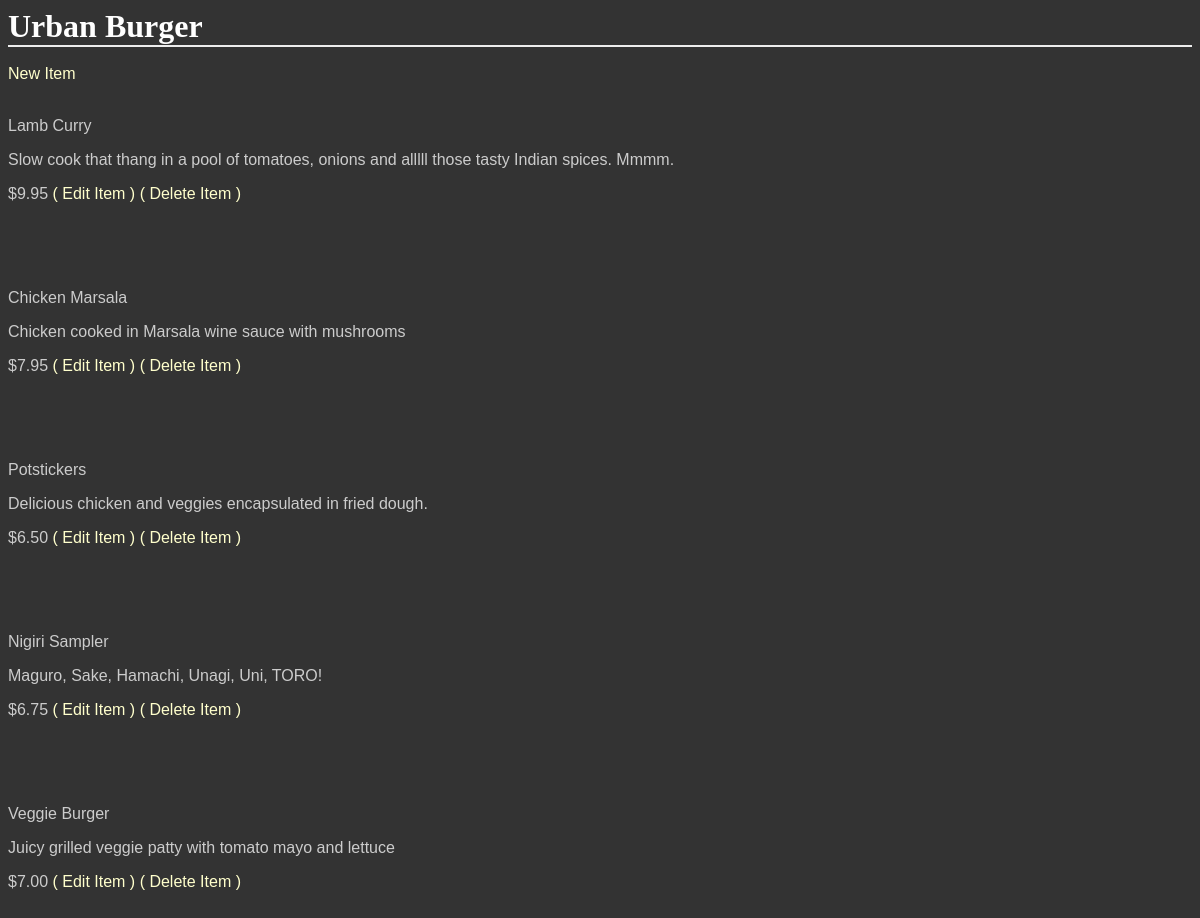
The page /GetShopItems/6/ on the database as committed earlier.
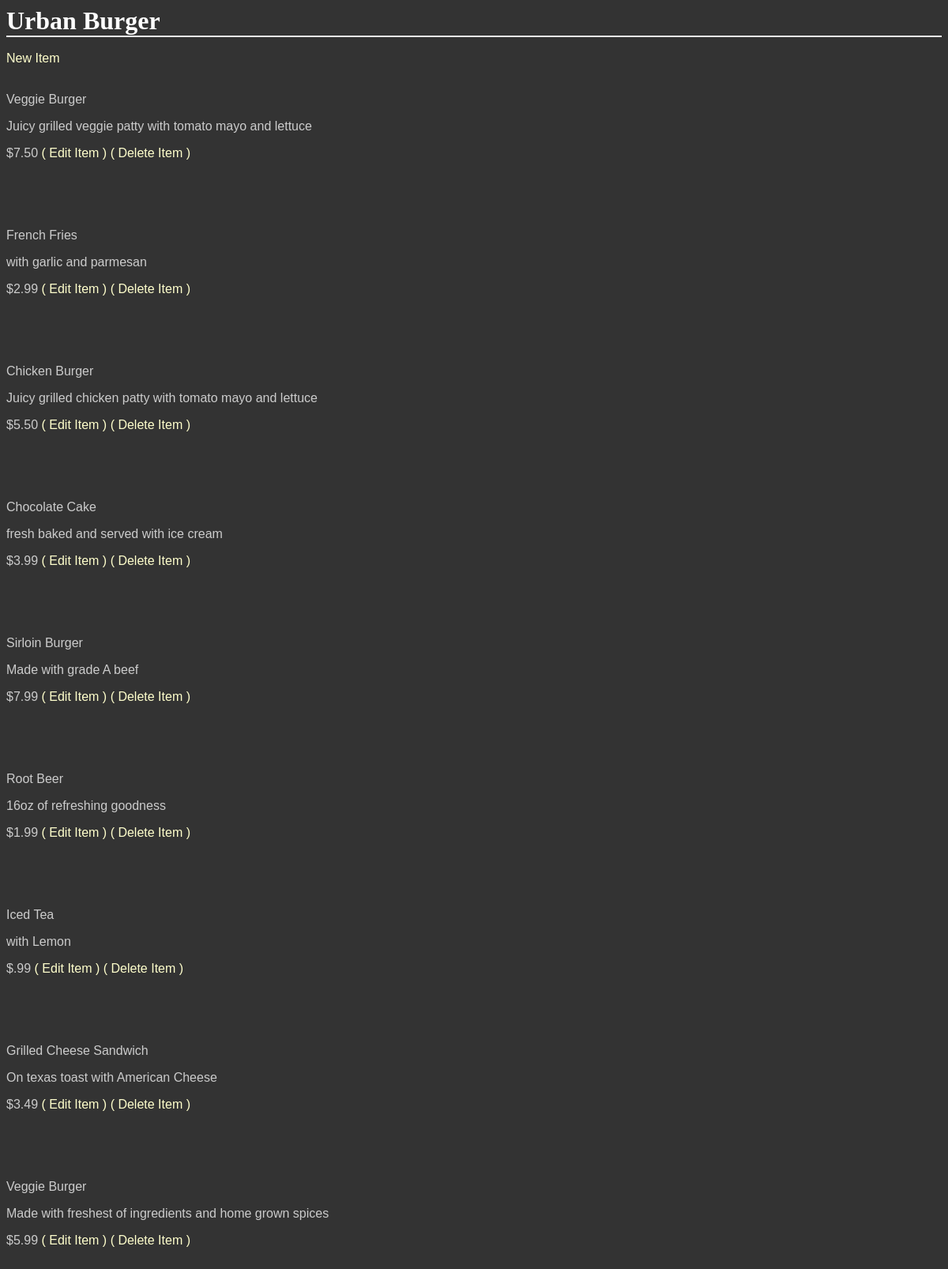
The same page on the database as committed later.
### database_setup.py (models this page shows, shortened)
class Items(Base):
    __tablename__ = 'items'
    name = Column(String(80), nullable=False)
    id = Column(Integer, primary_key=True)
    short_description = Column(String(250))
    description = Column(String(500))
    quantity = Column(Integer, nullable=False)
    image = Column(String(20))
    price = Column(String(8))
    shop_id = Column(Integer, ForeignKey('shop.id'))
    shop = relationship(Shop, cascade="all, delete-orphan", single_parent=True)
    cat_id = Column(Integer, ForeignKey('sub_category.id'))
    SubCategory = relationship(SubCategory)

### project.py (the view)
@app.route('/GetShopItems/<int:shop_id>/')
def get_shop_items(shop_id):
    shop = session.query(Shop).filter_by(id=shop_id).one()
    items = session.query(Items).filter_by(shop_id=shop_id)
    return render_template('menu.html', shop=shop, items=items)

### templates/menu.html (shortened to what this page needs)
<html>
<head>
    <link rel="stylesheet" type="text/css" href="{{url_for('static', filename='style.css')}}">
</head>
<body>
<h1>
    {{ shop.name }}
</h1>
<br>
<a href="{{url_for('new_shop_item', shop_id=shop.id)}}">New Item</a>
{% for item in items %}
<br>
<br>
<p>{{ item.name }}</p>
<p>{{ item.description}}</p>
<p>{{ item.price }}
<a href="{{url_for('edit_shop_item', shop_id=shop.id, item_id=item.id)}}">( Edit Item )</a>
<a href="{{url_for('delete_shop_item', shop_id=shop.id, item_id=item.id)}}">( Delete Item )</a>
</p>
<br>
{% endfor %}
</body>
</html>

Rows that differ between the two databases and show on the page:
removed Items: name "Potstickers", description "Delicious chicken and veggies encapsulated in fried dough.", price "$6.50"
removed Items: name "Nigiri Sampler", description "Maguro, Sake, Hamachi, Unagi, Uni, TORO!", price "$6.75"
no longer on this page (row edited): Items: name "Veggie Burger", description "Juicy grilled veggie patty with tomato mayo and lettuce", price "$7.00"
now on this page (row edited): Items: name "Veggie Burger", description "Juicy grilled veggie patty with tomato mayo and lettuce", price "$7.50"
now on this page (row edited): Items: name "French Fries", description "with garlic and parmesan", price "$2.99"
now on this page (row edited): Items: name "Chicken Burger", description "Juicy grilled chicken patty with tomato mayo and lettuce", price "$5.50"
now on this page (row edited): Items: name "Chocolate Cake", description "fresh baked and served with ice cream", price "$3.99"
now on this page (row edited): Items: name "Sirloin Burger", description "Made with grade A beef", price "$7.99"
changed Items: name "Lamb Curry" → "Root Beer"; description "Slow cook that thang in a pool of tomatoes, onions and alllll those tasty Indian spices. Mmmm." → "16oz of refreshing goodness"; price "$9.95" → "$1.99"
changed Items: name "Chicken Marsala" → "Iced Tea"; description "Chicken cooked in Marsala wine sauce with mushrooms" → "with Lemon"; price "$7.95" → "$.99"
added Items: name "Grilled Cheese Sandwich", description "On texas toast with American Cheese", price "$3.49"
added Items: name "Veggie Burger", description "Made with freshest of ingredients and home grown spices", price "$5.99"
